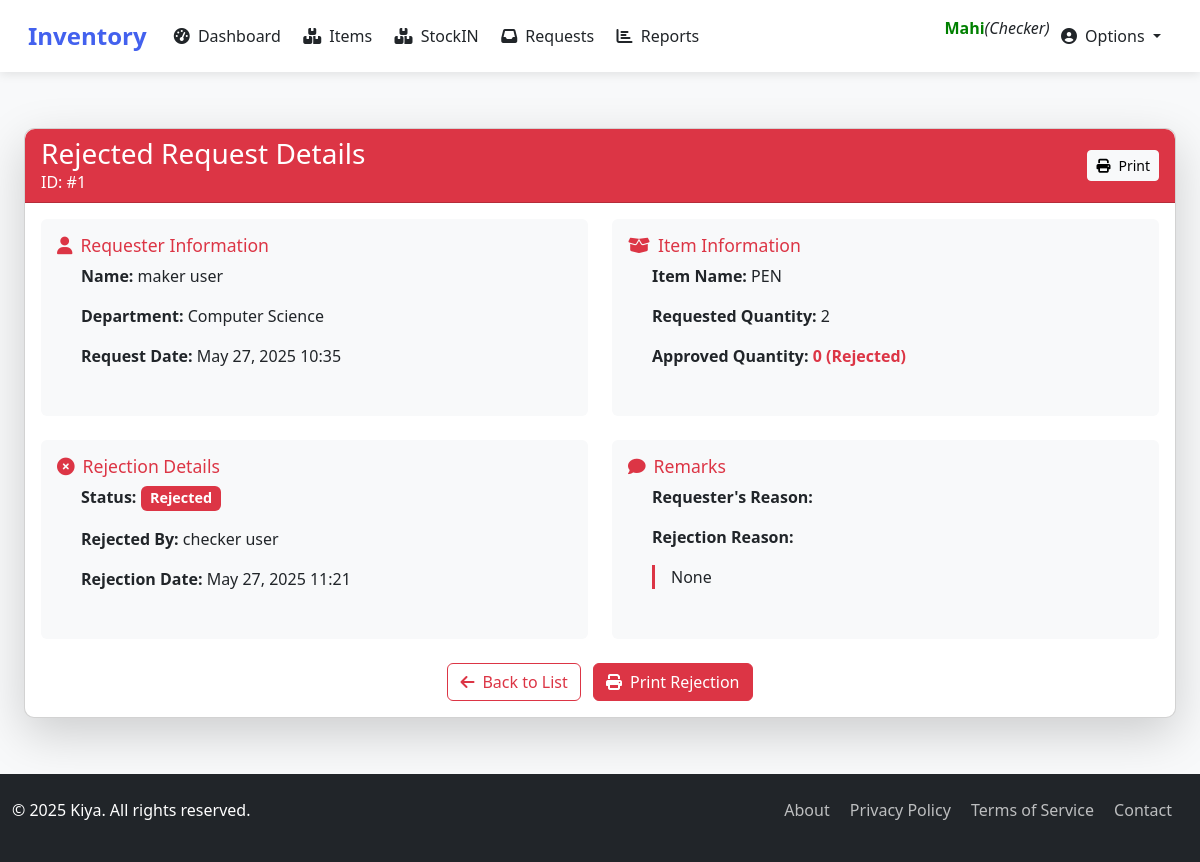
The app's page /view_rejected/1 (signed in) with its own data.
### under/models.py (models this page shows, shortened)
class StockRequest(models.Model):
    STATUS_CHOICES = [
        ('Pending', 'Pending'),
        ('Approved', 'Approved'),
        ('Partially Approved', 'Partially Approved'),
        ('Rejected', 'Rejected'),
        ('Fulfilled', 'Fulfilled'),
    ]
    request_id = models.CharField(max_length=36, unique=True, blank=True, editable=False)
    department_user = models.ForeignKey(User, on_delete=models.CASCADE)
    department = models.ForeignKey('Department', on_delete=models.SET_NULL, null=True)
    item = models.ForeignKey('Item', on_delete=models.CASCADE)
    requested_quantity = models.PositiveIntegerField()
    reason = models.TextField(blank=True)
    request_date = models.DateTimeField(auto_now_add=True)
    status = models.CharField(max_length=20, choices=STATUS_CHOICES, default='Pending')
    approved_by = models.ForeignKey(User, on_delete=models.SET_NULL, null=True, blank=True, related_name='approved_requests')
    approved_quantity = models.PositiveIntegerField(null=True, blank=True)
    admin_remarks = models.TextField(blank=True, null=True)
    approved_date = models.DateTimeField(null=True, blank=True)
    is_viewed_by_maker = models.BooleanField(default=False)

class Department(models.Model):
    name = models.CharField(max_length=100, unique=True)
    description = models.TextField(blank=True, null=True)

class Item(models.Model):
    name = models.CharField(max_length=100)
    product_number   = models.CharField(max_length=100, unique=True)
    description = models.TextField()
    category = models.ForeignKey('Category', on_delete=models.SET_NULL, null=True)
    quantity_in_stock = models.PositiveIntegerField(default=0)
    image = models.ImageField(upload_to='product_images/', blank=True, null=True)
    unit_price = models.DecimalField(max_digits=10, decimal_places=2)

### under/views.py (the view)
# urls.py: path('view_rejected/<int:id>', views.view_rejected, name='view_rejected'),
@user_passes_test(is_checker)
def view_rejected(request, id):
    requests = StockRequest.objects.filter(id=id).first()
    context = {
        'requests': requests,
    }
    return render(request, 'checker/view_rejected.html', context)

### under/context_processors.py (called while the page is built)
def pending_requests_count(request):
    if request.user.is_authenticated :  # Adjust based on your user model
        count = StockRequest.objects.filter(status='Pending').count()
        return {'pending_requests_count': count}
    return {'pending_requests_count': 0}

### under/views.py (called while the page is built)
def is_checker(user):
    return user.groups.filter(name='checker').exists()

### under/templates/checker/view_rejected.html (shortened to what this page needs)
{% extends 'checker/base.html' %}
{% block content %}
<div class="container py-4">
    <div class="card shadow-lg">
        <div class="card-header bg-danger text-white">
            <div class="d-flex justify-content-between align-items-center">
                <div>
                    <h3 class="mb-0">Rejected Request Details</h3>
                    <p class="mb-0">ID: #{{ requests.id }}</p>
                </div>
                <button onclick="window.print()" class="btn btn-light btn-sm">
                    <i class="fas fa-print me-2"></i>Print
                </button>
            </div>
        </div>
        <div class="card-body">
            <div class="row mb-4">
                <div class="col-md-6">
                    <div class="detail-card bg-light p-3 rounded mb-3">
                        <h5 class="text-danger"><i class="fas fa-user me-2"></i>Requester Information</h5>
                        <div class="ps-4">
                            <p><strong>Name:</strong> {{ requests.department_user.get_full_name|default:requests.department_user.username }}</p>
                            <p><strong>Department:</strong> {{ requests.department.name }}</p>
                            <p><strong>Request Date:</strong> {{ requests.request_date|date:"M d, Y H:i" }}</p>
                        </div>
                    </div>
                </div>
                <div class="col-md-6">
                    <div class="detail-card bg-light p-3 rounded mb-3">
                        <h5 class="text-danger"><i class="fas fa-box-open me-2"></i>Item Information</h5>
                        <div class="ps-4">
                            <p><strong>Item Name:</strong> {{ requests.item.name }}</p>
                            <p><strong>Requested Quantity:</strong> {{ requests.requested_quantity }} {{ requests.item.unit }}</p>
                            <p><strong>Approved Quantity:</strong> <span class="text-danger fw-bold">0 {{ requests.item.unit }} (Rejected)</span></p>
                        </div>
                    </div>
                </div>
            </div>
            <div class="row mb-4">
                <div class="col-md-6">
                    <div class="detail-card bg-light p-3 rounded mb-3">
                        <h5 class="text-danger"><i class="fas fa-times-circle me-2"></i>Rejection Details</h5>
                        <div class="ps-4">
                            <p><strong>Status:</strong> <span class="badge bg-danger">{{ requests.status }}</span></p>
                            <p><strong>Rejected By:</strong> {{ requests.approved_by.get_full_name|default:requests.approved_by.username }}</p>
                            <p><strong>Rejection Date:</strong> {{ requests.approved_date|date:"M d, Y H:i" }}</p>
                        </div>
                    </div>
                </div>
                <div class="col-md-6">
                    <div class="detail-card bg-light p-3 rounded mb-3">
                        <h5 class="text-danger"><i class="fas fa-comment me-2"></i>Remarks</h5>
                        <div class="ps-4">
                            <p><strong>Requester's Reason:</strong></p>
                            <p><strong>Rejection Reason:</strong></p>
                            <div class="border-start border-3 border-danger ps-3">
                                {{ requests.admin_remarks|linebreaks|default:"No rejection reason provided" }}
                            </div>
                        </div>
                    </div>
                </div>
            </div>
            <div class="text-center mt-4 d-print-none">
                <a href="{% url 'checker_requests' %}" class="btn btn-outline-danger me-2">
                    <i class="fas fa-arrow-left me-2"></i>Back to List
                </a>
                <button onclick="window.print()" class="btn btn-danger">
                    <i class="fas fa-print me-2"></i>Print Rejection
                </button>
            </div>
        </div>
    </div>
</div>
{% endblock %}

### under/templates/checker/base.html (shortened to what this page needs)
<!DOCTYPE html>
<html lang="en">
<head>
      <link rel="stylesheet" href="https://cdnjs.cloudflare.com/ajax/libs/font-awesome/6.0.0-beta3/css/all.min.css">
    <link href="https://cdn.jsdelivr.net/npm/bootstrap@5.3.0/dist/css/bootstrap.min.css" rel="stylesheet">
</head>
<body>
    <nav class="navbar navbar-expand-lg navbar-light sticky-top">
        <div class="container">
            <a class="navbar-brand" href="/">Inventory</a>
            <div class="collapse navbar-collapse" id="navbarNav">
                <ul class="navbar-nav me-auto">
                    <li class="nav-item">
                        <a class="nav-link {% if request.path == '/dashboard' %}active{% endif %}" href="{% url 'dashboard_checker' %}">
                            <i class="fas fa-tachometer-alt me-1"></i> Dashboard
                        </a>
                    </li>
                    <li class="nav-item">
                        <a class="nav-link {% if request.path == '/items' %}active{% endif %}" href="{% url 'item_list_checker' %}">
                            <i class="fas fa-boxes me-1"></i> Items
                        </a>
                    </li>
                    <li class="nav-item">
                        <a class="nav-link {% if request.path == '/items' %}active{% endif %}" href="{% url 'stockin_checker' %}">
                            <i class="fas fa-boxes me-1"></i> StockIN
                        </a>
                    </li>
                    <li class="nav-item">
    <a class="nav-link {% if request.path == '/items' %}active{% endif %}" href="{% url 'checker_requests' %}">
        <i class="fas fa-inbox me-1"></i> Requests
    </a>
</li>
                    <li class="nav-item">
                        <a class="nav-link {% if request.path == '/reports' %}active{% endif %}" href="#">
                            <i class="fas fa-chart-bar me-1"></i> Reports
                        </a>
                    </li>
                </ul>
                <ul class="navbar-nav">
                    <p style="color:green; font-weight:bold;">{{ request.user | title }}</p> <i>(Checker)</i>
                    <li class="nav-item dropdown">
                        <a class="nav-link dropdown-toggle" href="#" id="navbarDropdown" role="button" data-bs-toggle="dropdown">
                            <i class="fas fa-user-circle me-1"></i> Options
                        </a>
                    </li>
                </ul>
            </div>
        </div>
    </nav>
    <main class="content">
        <div class="container">
            {% block content %}{% endblock %}
        </div>
    </main>
    <footer>
        <div class="container">
            <div class="row">
                <div class="col-md-6">
                    <p>&copy; 2025 Kiya. All rights reserved.</p>
                </div>
                <div class="col-md-6 text-md-end">
                    <div class="footer-links">
                        <a href="/about">About</a>
                        <a href="/privacy">Privacy Policy</a>
                        <a href="/terms">Terms of Service</a>
                        <a href="/contact">Contact</a>
                    </div>
                </div>
            </div>
        </div>
    </footer>
</body>
</html>

### under/templates/checker/base.html (style rules this page uses)
:root { --primary: #4361ee; --primary-dark: #3a56d4; --light: #f8f9fa; --dark: #212529; }
body { font-family: 'Segoe UI', Tahoma, Geneva, Verdana, sans-serif; display: flex; flex-direction: column; min-height: 100vh; background-color: #f8f9fa; }
.navbar { background-color: white; box-shadow: 0 2px 10px rgba(0, 0, 0, 0.1); padding: 0.8rem 1rem; }
.navbar-brand { font-weight: 700; color: var(--primary); font-size: 1.5rem; }
.nav-link { font-weight: 500; color: var(--dark); padding: 0.5rem 1rem; margin: 0 0.2rem; border-radius: 5px; transition: all 0.3s; position: relative; }
.content { flex: 1; padding: 2rem 0; }
footer { background-color: var(--dark); color: white; padding: 1.5rem 0; margin-top: auto; }
.footer-links a { color: rgba(255, 255, 255, 0.7); text-decoration: none; margin-right: 1rem; transition: color 0.3s; }
.container { max-width: 1900px; }
.nav-item { position: relative; }

### under/templates/checker/view_rejected.html (style rules this page uses)
.card { border-radius: 10px; }
.card-header { border-radius: 10px 10px 0 0 !important; }
.detail-card { height: 100%; }
.badge { font-size: 0.9em; padding: 0.35em 0.65em; }
h5 { font-size: 1.1rem; }
.border-danger { border-color: #dc3545 !important; }

### records on screen
StockRequest: id "1", department_user.get_full_name "maker user", department.name "Computer Science", request_date "May 27, 2025 10:35", item.name "PEN", requested_quantity "2", status "Rejected", approved_by.get_full_name "checker user", approved_date "May 27, 2025 11:21", admin_remarks "None"

### other values on screen
{{ request.user | title }} "Mahi"
